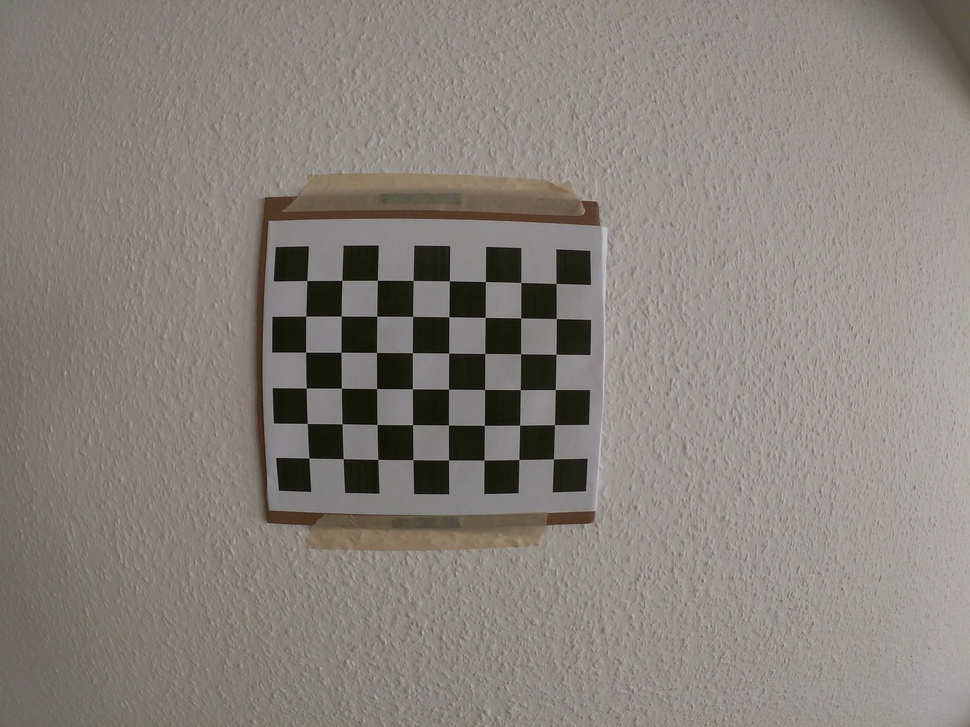
#> input picture calibration_images_originals/18_57_56GOPR0001.JPG, 970 x 727 px, shrunk from 3648 x 2736 before the run; its folder holds only this picture in this run
$ python new_file.py
#> lines starting #> are read from the running program, lines starting #| are printed output that depends on the picture; after the words box and inside, x2 and y2 are one past the last pixel; in counts of white or black regions, pixels touching at a corner belong together
# import packages
import cv2 as cv
import os
import datetime as dt
import PIL
import numpy as np
import glob
import matplotlib.pyplot as plt
#
#
# calculate camera matrix and distortion coefficients
# example from: https://docs.opencv.org/3.3.0/dc/dbb/tutorial_py_calibration.html
def camera_calibration(rel_path):
#> called with rel_path = 'calibration_images_originals'
    org_path = os.getcwd()
    new_path = os.chdir(os.path.join(os.getcwd(), rel_path))
    images = [files for files in os.listdir(new_path) if os.path.splitext(files)[1] == ".JPG"]
    # termination criteria
    criteria = (cv.TERM_CRITERIA_EPS + cv.TERM_CRITERIA_MAX_ITER, 30, 0.001)
    # prepare object points, like (0,0,0), (1,0,0), (2,0,0) ....,(6,5,0)
    # (6,8) are inner squares of chessboard
    objp = np.zeros((6*8,3), np.float32)
    objp[:,:2] = np.mgrid[0:8,0:6].T.reshape(-1,2)
    # Arrays to store object points and image points from all the images.
    objpoints = [] # 3d point in real world space
    imgpoints = [] # 2d points in image plane.
    for fname in images:
        # load image
        img = cv.imread(fname)
#> img is the input picture: shape (727, 970, 3); mean B, G, R 124.5, 130.4, 136.3
        # covert to gray scale
        gray = cv.cvtColor(img, cv.COLOR_BGR2GRAY)
        # Find the chess board corners
        ret, corners = cv.findChessboardCorners(gray, (8,6), None)
#> ret = True; corners = 48 rows, first 8: [306.9, 280.6], [342, 280.2], [377.2, 280], [413, 280.4], [449.3, 280.8], [485.2, 281.6], [520.8, 282.6], [556, 283.4]
        # If found, add object points, image points (after refining them)
        if ret == True:
            objpoints.append(objp)
            corners2 = cv.cornerSubPix(gray,corners, (11,11), (-1,-1), criteria)
#> corners2 = 48 rows, first 8: [306.8, 280.5], [341.9, 280.4], [377.4, 280.3], [413.2, 280.5], [449.4, 280.8], [485.4, 281.6], [520.8, 282.5], [556, 283.4]
            imgpoints.append(corners)
            # Draw and display the corners
            cv.drawChessboardCorners(img, (8,6), corners2, ret)
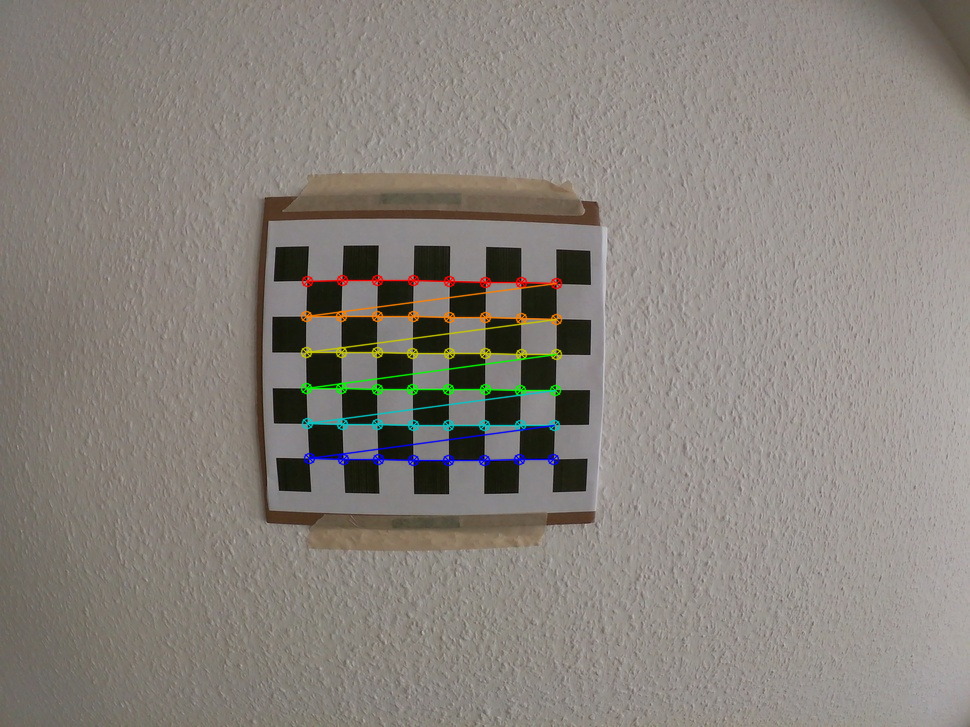
#> img: shape (727, 970, 3); 1.68% of pixels changed, all inside (x1, y1, x2, y2) = (300, 274, 563, 467)
            cv.imshow('img', img)
            cv.waitKey(50)
        else:
            print('No Chessboard detected.')
    cv.destroyAllWindows()
    # Calibration
    ret, mtx, dist, rvecs, tvecs = cv.calibrateCamera(objpoints, imgpoints, gray.shape[::-1], None, None)
#> ret = 0.186; mtx = [[537, 0, 508.8], [0, 538.6, 380.7], [0, 0, 1]]; dist = [[-0.527, 1.76, -0.00594, -0.0141, -3.9]]; rvecs = ([0.0555, -0.0946, 0.00816],); tvecs = ([-5.62, -2.78, 14.27],)
    # set back cwd
    os.chdir(org_path)

    return mtx, dist

# undistort any image taken by the same camera
def undistort_images(rel_path, mtx, dist):
    org_path = os.getcwd()
    new_path = os.chdir(os.path.join(os.getcwd(), rel_path))
    images = [files for files in os.listdir(new_path) if os.path.splitext(files)[1] == ".JPG"]
    #
    for image in images:
        img = cv.imread(image)
        h,  w = img.shape[:2]
        newcameramtx, roi = cv.getOptimalNewCameraMatrix(mtx, dist, (w,h), 0, (w,h))
        mapx, mapy = cv.initUndistortRectifyMap(mtx, dist, None, newcameramtx, (w,h), 5)
        un_img = cv.remap(img, mapx, mapy, cv.INTER_LINEAR)
        # crop the image
        x, y, w, h = roi
        un_img = un_img[y:y+h, x:x+w]
        cv.imwrite(os.path.join('undistorted_images', image), un_img)
        cv.destroyAllWindows()

    os.chdir(org_path)
# run functions
mtx, dist = camera_calibration('calibration_images_originals')
#> mtx = [[537, 0, 508.8], [0, 538.6, 380.7], [0, 0, 1]]; dist = [[-0.527, 1.76, -0.00594, -0.0141, -3.9]]
undistort_images('test_undistort', mtx, dist)

$ run again, on calibration_images_originals/18_59_02GOPR0005.JPG
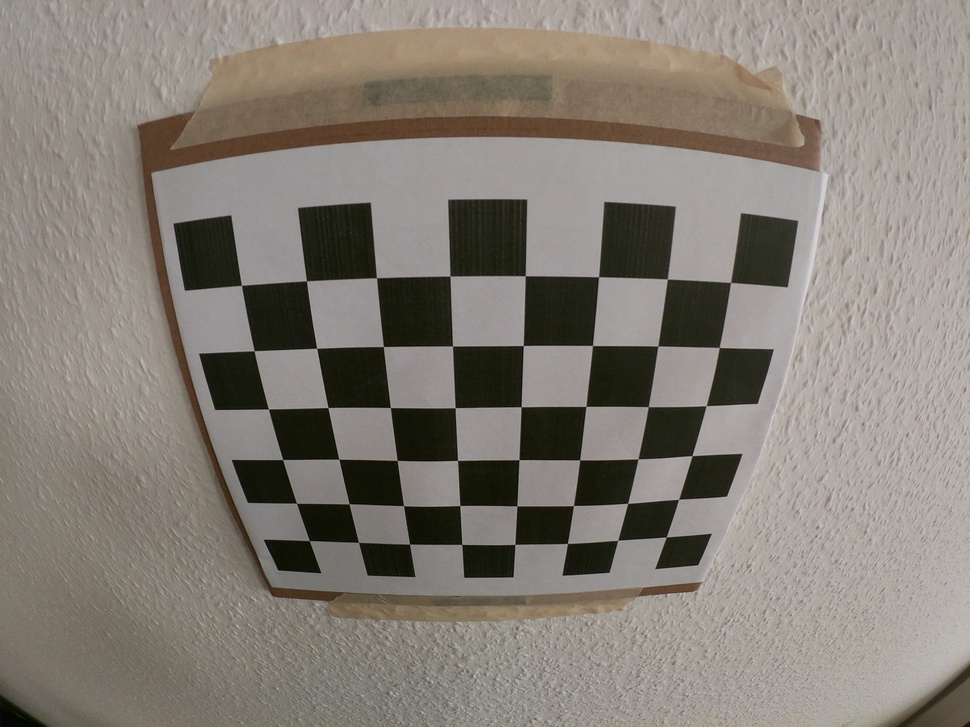
#> input picture calibration_images_originals/18_59_02GOPR0005.JPG, 970 x 727 px, shrunk from 3648 x 2736 before the run
#> in camera_calibration, img is the input picture: shape (727, 970, 3); mean B, G, R 118.3, 126.6, 133.1
#> in camera_calibration, `gray = cv.cvtColor(img, cv.COLOR_BGR2GRAY)`:
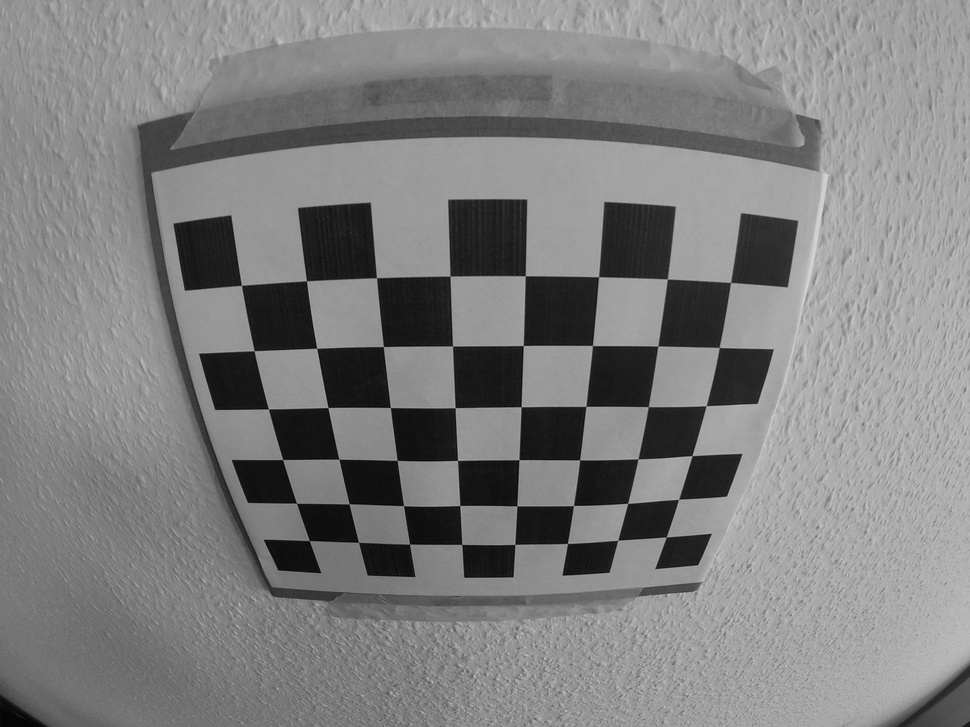
#> gray: shape (727, 970); min 1, max 213, mean 127.6
#> in camera_calibration, `ret, corners = cv.findChessboardCorners(gray, (8,6), None)`: ret = True; corners = 48 rows, first 8: [241.5, 285.2], [306.4, 281], [376.7, 277.8], [449.9, 275.9], [525.2, 275.7], [598.5, 276.9], [667.2, 279.1], [730.5, 282.3]
#> corners2 = 48 rows, first 8: [241.4, 285.4], [306.5, 280.8], [376.5, 277.7], [450, 276], [525.2, 275.8], [598.6, 276.7], [667.4, 279], [730.5, 282.4]
#> in camera_calibration, `cv.drawChessboardCorners(img, (8,6), corners2, ret)`:
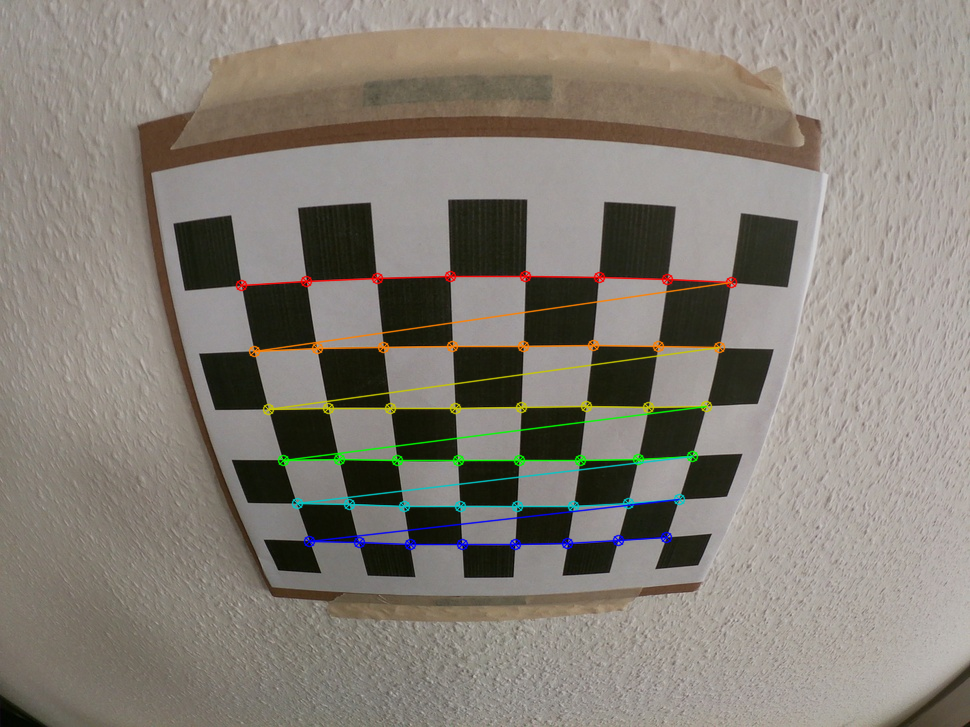
#> img: shape (727, 970, 3); 2.49% of pixels changed, all inside (x1, y1, x2, y2) = (235, 270, 738, 551)
#> in camera_calibration, `ret, mtx, dist, rvecs, tvecs = cv.calibrateCamera(objpoints, imgpoints..`: ret = 0.586; mtx = [[174.6, 0, 483.4], [0, 151.2, 423.5], [0, 0, 1]]; dist = [[-0.0277, -0.00163, -0.00605, -0.00159, 0.000371]]; rvecs = ([0.185, 0.00375, -0.00762],); tvecs = ([-3.44, -2.23, 2.3],)
#> `mtx, dist = camera_calibration('calibration_images_originals')`: mtx = [[174.6, 0, 483.4], [0, 151.2, 423.5], [0, 0, 1]]

$ run again, on calibration_images_originals/18_59_12GOPR0006.JPG
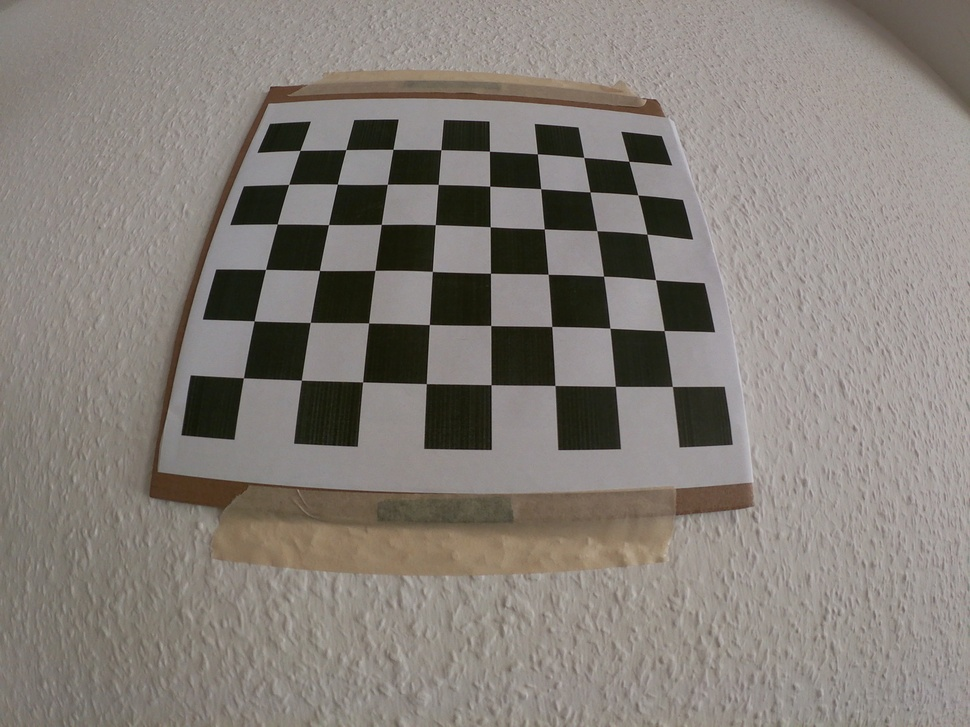
#> input picture calibration_images_originals/18_59_12GOPR0006.JPG, 970 x 727 px, shrunk from 3648 x 2736 before the run
#> in camera_calibration, img is the input picture: shape (727, 970, 3); mean B, G, R 120.9, 127.1, 133.3
#> in camera_calibration, `gray = cv.cvtColor(img, cv.COLOR_BGR2GRAY)`:
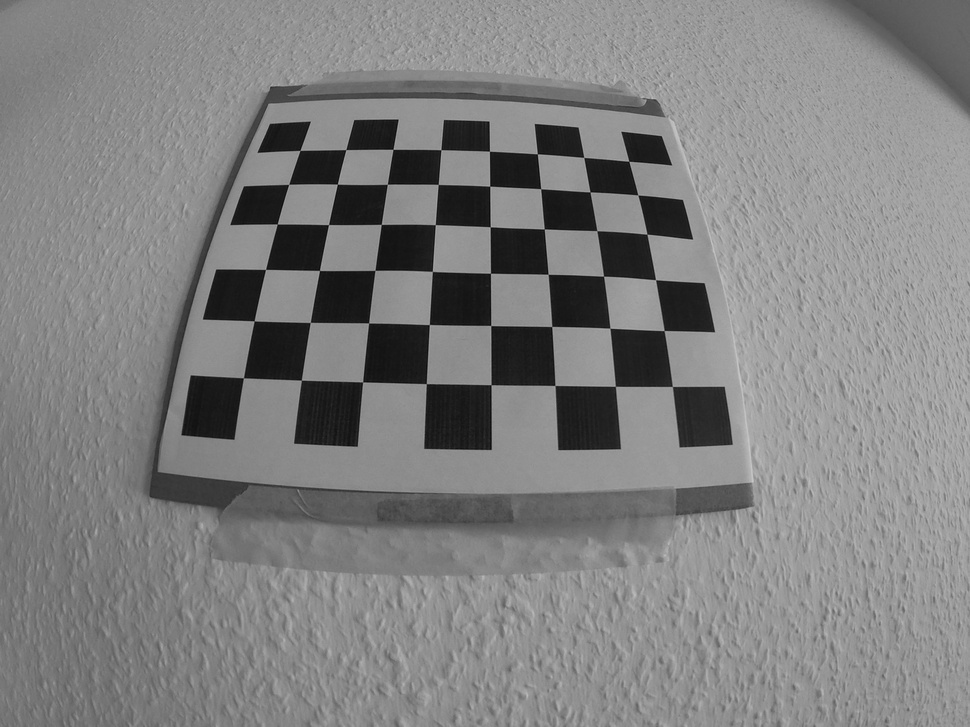
#> gray: shape (727, 970); min 5, max 201, mean 128.2
#> in camera_calibration, `ret, corners = cv.findChessboardCorners(gray, (8,6), None)`: ret = True; corners = 48 rows, first 8: [300, 150.4], [345.8, 149.6], [393, 149.4], [440.9, 149.7], [489.5, 151.2], [537.4, 153.8], [583.8, 157.4], [628.8, 161.3]
#> corners2 = 48 rows, first 8: [299.9, 150.4], [345.8, 149.6], [393, 149.4], [440.9, 149.7], [489.5, 151.2], [537.4, 153.8], [583.7, 157.4], [628.8, 161.3]
#> in camera_calibration, `cv.drawChessboardCorners(img, (8,6), corners2, ret)`:
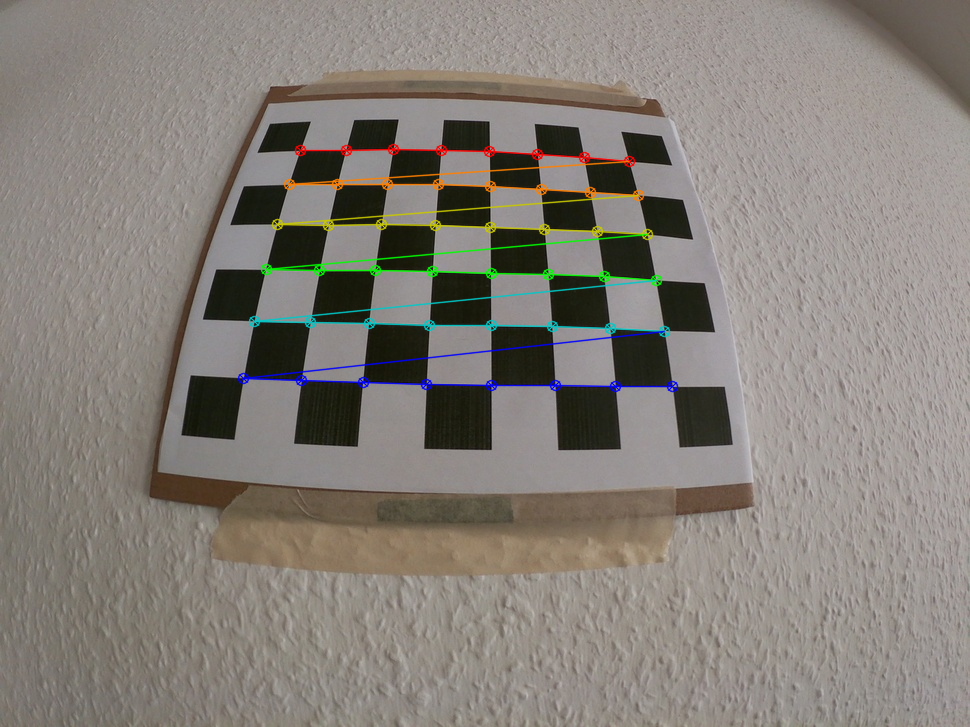
#> img: shape (727, 970, 3); 2.31% of pixels changed, all inside (x1, y1, x2, y2) = (237, 143, 679, 393)
#> in camera_calibration, `ret, mtx, dist, rvecs, tvecs = cv.calibrateCamera(objpoints, imgpoints..`: ret = 0.685; mtx = [[536.7, 0, 495.3], [0, 541.1, 310.6], [0, 0, 1]]; dist = [[-0.6, 2.11, 0.016, 6.39e-05, -3.83]]; rvecs = ([-0.486, -0.0771, 0.00699],); tvecs = ([-4.11, -3.39, 10.22],)
#> `mtx, dist = camera_calibration('calibration_images_originals')`: mtx = [[536.7, 0, 495.3], [0, 541.1, 310.6], [0, 0, 1]]; dist = [[-0.6, 2.11, 0.016, 6.39e-05, -3.83]]

$ run again, on calibration_images_originals/18_59_36GOPR0007.JPG
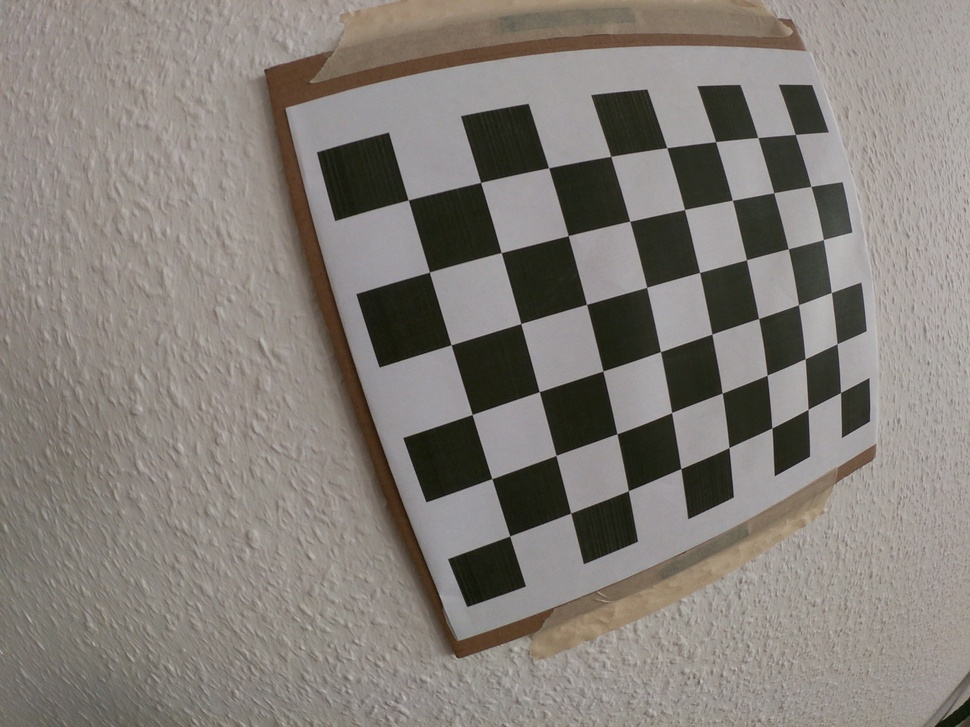
#> input picture calibration_images_originals/18_59_36GOPR0007.JPG, 970 x 727 px, shrunk from 3648 x 2736 before the run
#> in camera_calibration, img is the input picture: shape (727, 970, 3); mean B, G, R 120.8, 126.8, 132.4
#> in camera_calibration, `gray = cv.cvtColor(img, cv.COLOR_BGR2GRAY)`:
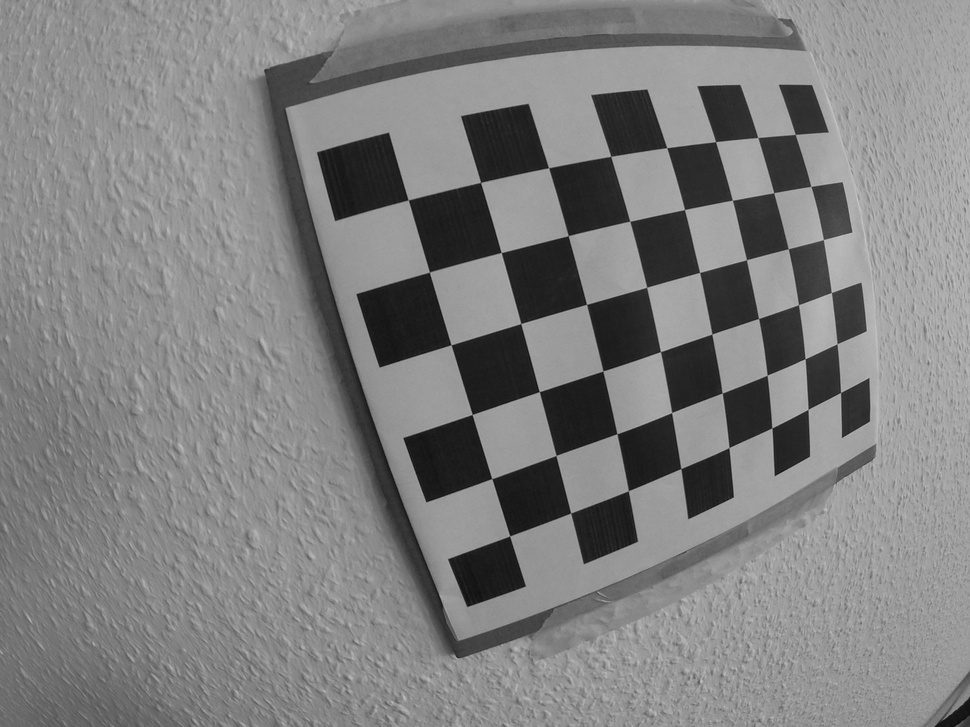
#> gray: shape (727, 970); min 12, max 201, mean 127.7
#> in camera_calibration, `ret, corners = cv.findChessboardCorners(gray, (8,6), None)`: ret = True; corners = 48 rows, first 8: [408.2, 199.9], [480.6, 182.4], [548.6, 167.7], [610.7, 156.3], [666.7, 147.6], [715.6, 141.6], [757.7, 137.5], [795.3, 134.4]
#> corners2 = 48 rows, first 8: [408.2, 199.9], [480.6, 182.4], [548.6, 167.8], [610.8, 156.3], [666.7, 147.7], [715.6, 141.6], [757.8, 137.5], [795.3, 134.4]
#> in camera_calibration, `cv.drawChessboardCorners(img, (8,6), corners2, ret)`:
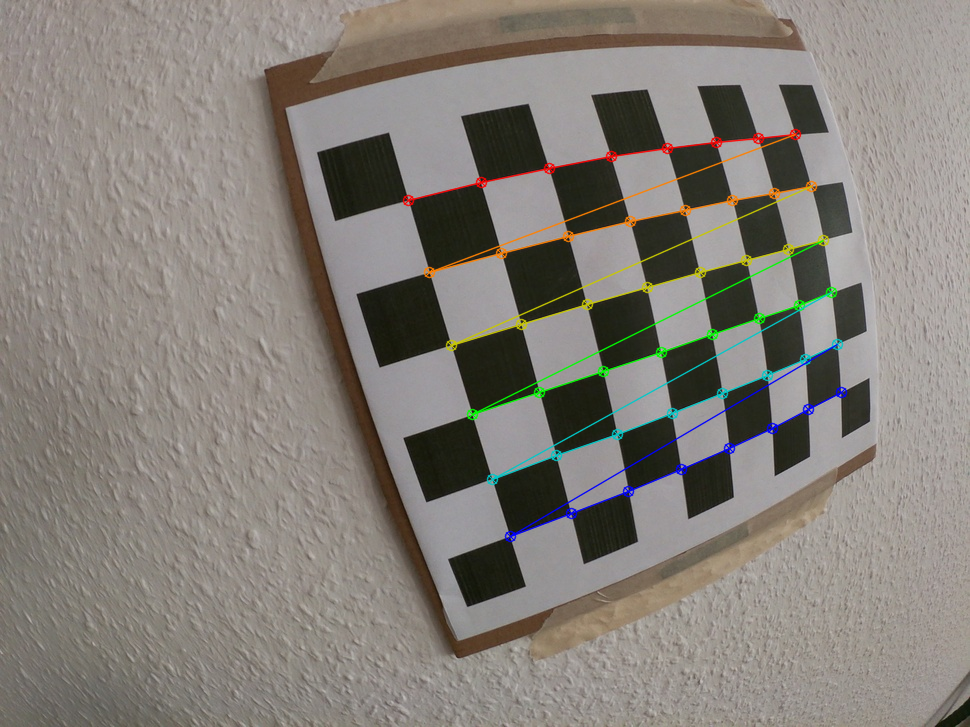
#> img: shape (727, 970, 3); 2.22% of pixels changed, all inside (x1, y1, x2, y2) = (402, 128, 848, 543)
#> in camera_calibration, `ret, mtx, dist, rvecs, tvecs = cv.calibrateCamera(objpoints, imgpoints..`: ret = 0.598; mtx = [[384.5, 0, 436.7], [0, 373.6, 410.4], [0, 0, 1]]; dist = [[-0.166, 0.0245, -0.00991, 0.0155, -0.00246]]; rvecs = ([0.145, -0.121, -0.308],); tvecs = ([-0.399, -2.78, 4.76],)
#> `mtx, dist = camera_calibration('calibration_images_originals')`: mtx = [[384.5, 0, 436.7], [0, 373.6, 410.4], [0, 0, 1]]; dist = [[-0.166, 0.0245, -0.00991, 0.0155, -0.00246]]
